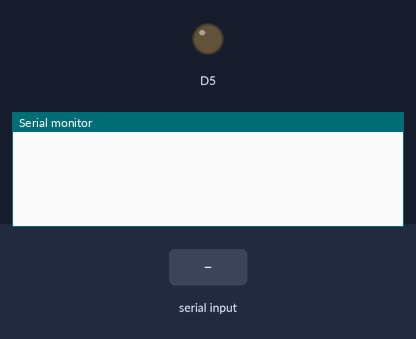
Recording of a sketch running on a simulated ESP8266 (NodeMCU). On the bench: output pins drawn as LEDs (lit = HIGH), the last lines printed to the serial monitor. The inputs (shaded band) are chosen by the test bench. WiFi joins after 1.5 s; servers stay silent unless stated.

Above: at 3.1 s.
3.2 s: "e" received over Serial
At 4.4 s:
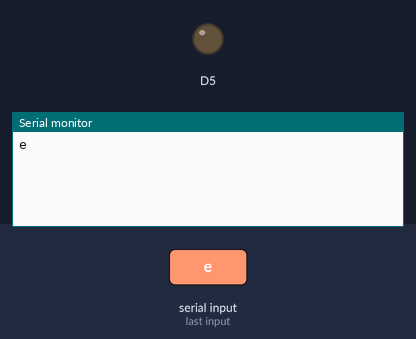
4.7 s: "90,45\n" received over Serial
At 5.7 s:
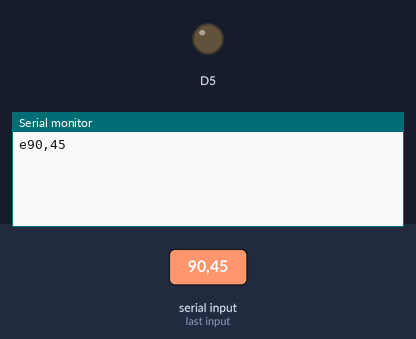
6.2 s: "5\n" received over Serial
At 6.9 s:
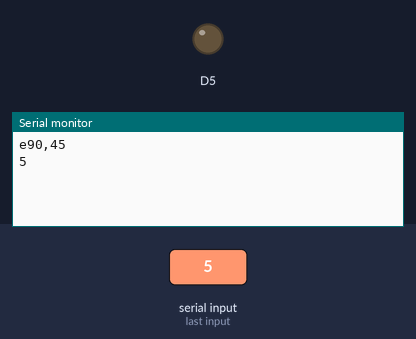

Measured:
- after the input at 3.2 s, the serial monitor: prints a new line at once (image 1)
- after the input at 4.7 s, the serial monitor: prints a new line at once (image 2)
- after the input at 6.2 s, the serial monitor: prints a new line at once (image 3)

The sketch:

IOT.ino
```cpp
//Sujesh956@gmail.com
//Pass : sSujesh@2002

#include <Wire.h>

#define BLYNK_TEMPLATE_ID "TMPL3zH3TKJTy"
#define BLYNK_TEMPLATE_NAME "Smart Helmet"
#define BLYNK_AUTH_TOKEN "OkFwdn3J_n9lheEMlRv3vDVzKv4uf3LX"
/* Comment this out to disable prints and save space */
#define BLYNK_PRINT Serial

#include <ESP8266WiFi.h>
#include <BlynkSimpleEsp8266.h>

// Your WiFi credentials.
// Set password to "" for open networks.
char ssid[] = "projectiot";
char pass[] = "123456789";

#define VPIN_1    V0  // Vibration
#define VPIN_2    V1  // Heart Rate
#define VPIN_3    V2  // SPO2
#define VPIN_4    V3  // Emergenecy


BLYNK_CONNECTED()
{

  Blynk.syncVirtual(V0);  // Vibration
  Blynk.syncVirtual(V1);  // Heart Rate
  Blynk.syncVirtual(V2);  // SPO2
  Blynk.syncVirtual(V3);  // Emergency


}


void setup()
{
  // Debug console
  Serial.begin(9600);
  delay(100);
 // sensors.begin();
  pinMode(D5,OUTPUT);


  Blynk.begin(BLYNK_AUTH_TOKEN, ssid, pass);
  // You can also specify server:
  //Blynk.begin(BLYNK_AUTH_TOKEN, ssid, pass, "blynk.cloud", 80);
  //Blynk.begin(BLYNK_AUTH_TOKEN, ssid, pass, IPAddress(192,168,1,100), 8080);
}

void loop()
{
  Blynk.run();
  if (Serial.available()>0)
  {
  char a=Serial.read();
  Serial.print(a);


if(a=='V')
{
    Blynk.virtualWrite(VPIN_1,HIGH);
}


if(a=='v')
{
    Blynk.virtualWrite(VPIN_1,LOW);
}


if(a=='H')
{
 int H=Serial.parseInt();   ///Heart Rate
    Blynk.virtualWrite(VPIN_2,H);
}

 if(a=='S')
{
 int S=Serial.parseInt();
    Blynk.virtualWrite(VPIN_3,S);//SPO2
}

if(a=='E')//Emergency
    {
      Blynk.virtualWrite(VPIN_4,HIGH);
    }

if(a=='e')//Emergency
{
  Blynk.virtualWrite(VPIN_4,LOW);
}

}
}
```
